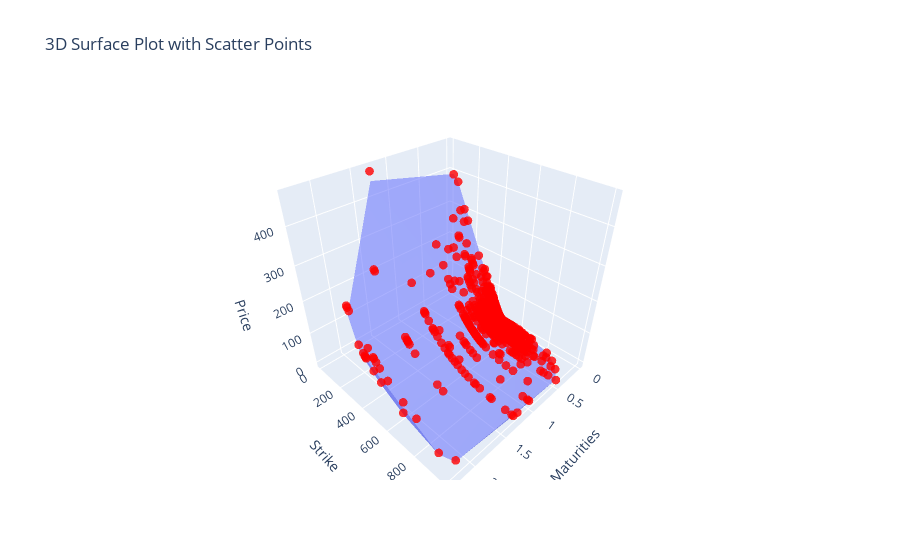

The code cell stored with this chart in its notebook:
### Code cell
# Visualization
fig = go.Figure(data = [go.Mesh3d(z=traded_options['MARKET_PRICE'], x=traded_options['MATURITIES'], y=traded_options['STRIKE'], colorscale='Viridis', opacity=0.55)])

# Add scatter plot
fig.add_trace(go.Scatter3d(z=traded_options['HESTON_PRICE'], x=traded_options['MATURITIES'], y=traded_options['STRIKE'], mode='markers', marker=dict(size=3, color='red', opacity=0.8)))

# Update layout
fig.update_layout(title='3D Surface Plot with Scatter Points', scene=dict(xaxis_title='Maturities', yaxis_title='Strike', zaxis_title='Price'))

# Show the figure
fig.show()

### Figure 1 — Plotly figure (JSON) as saved in the notebook; plotly's stock layout.template omitted (floating-point values rounded to 4 significant figures; data arrays with more than 128 entries replaced by an {"elided": "..."} marker saying what was removed)
{"data": [{"colorscale": [[0, "#440154"], [0.1111, "#482878"], [0.2222, "#3e4989"], [0.3333, "#31688e"], [0.4444, "#26828e"], [0.5556, "#1f9e89"], [0.6667, "#35b779"], [0.7778, "#6ece58"], [0.8889, "#b5de2b"], [1, "#fde725"]], "opacity": 0.55, "type": "mesh3d", "x": {"elided": "649 float values"}, "y": {"elided": "649 float values"}, "z": {"elided": "649 float values"}}, {"marker": {"color": "red", "opacity": 0.8, "size": 3}, "mode": "markers", "type": "scatter3d", "x": {"elided": "649 float values"}, "y": {"elided": "649 float values"}, "z": {"elided": "649 float values"}}], "layout": {"scene": {"xaxis": {"title": {"text": "Maturities"}}, "yaxis": {"title": {"text": "Strike"}}, "zaxis": {"title": {"text": "Price"}}}, "title": {"text": "3D Surface Plot with Scatter Points"}}}
